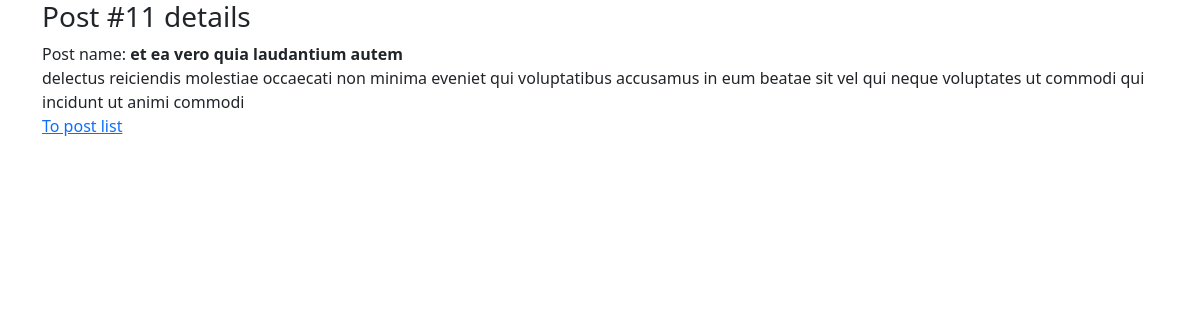
The app's page /posts/11/ with its own data.
### models/post.py (models this page shows)
class Post(Base, db.Model):
    user_id = Column(Integer, ForeignKey("users.id", ondelete="CASCADE"), nullable=False, unique=False, index=True,)
    title = Column(String(200), nullable=False, default="", server_default="",)
    body = Column(Text, nullable=False, default="", server_default="",)
    user = relationship("User", back_populates="posts")

### views/posts.py (the view)
@posts_app.get("/<int:post_id>/", endpoint="post_details")
def get_post(post_id: int):
    post = Post.query.get(post_id)
    if post is None:
        raise NotFound(f"Post #{post_id} not found!")
    return render_template(
        "posts/details.html",
        post=post,
    )

### templates/posts/details.html (shortened to what this page needs)
{% extends 'base.html' %}
{% block body %}
  <h3>Post #{{ post.id }} details</h3>
  <div>
    Post name: <strong>{{ post.title }}</strong>
  </div>
  <div>
    {{ post.body }}
  </div>
  <div>
    <a href="{{ url_for('posts_app.posts_list') }}">To post list</a>
  </div>
{% endblock %}

### records on screen
Post: title "et ea vero quia laudantium autem", body "delectus reiciendis molestiae occaecati non minima eveniet qui voluptatibus accusamus in eum beatae sit vel qui neque voluptates ut commodi qui incidunt ut animi commodi"
